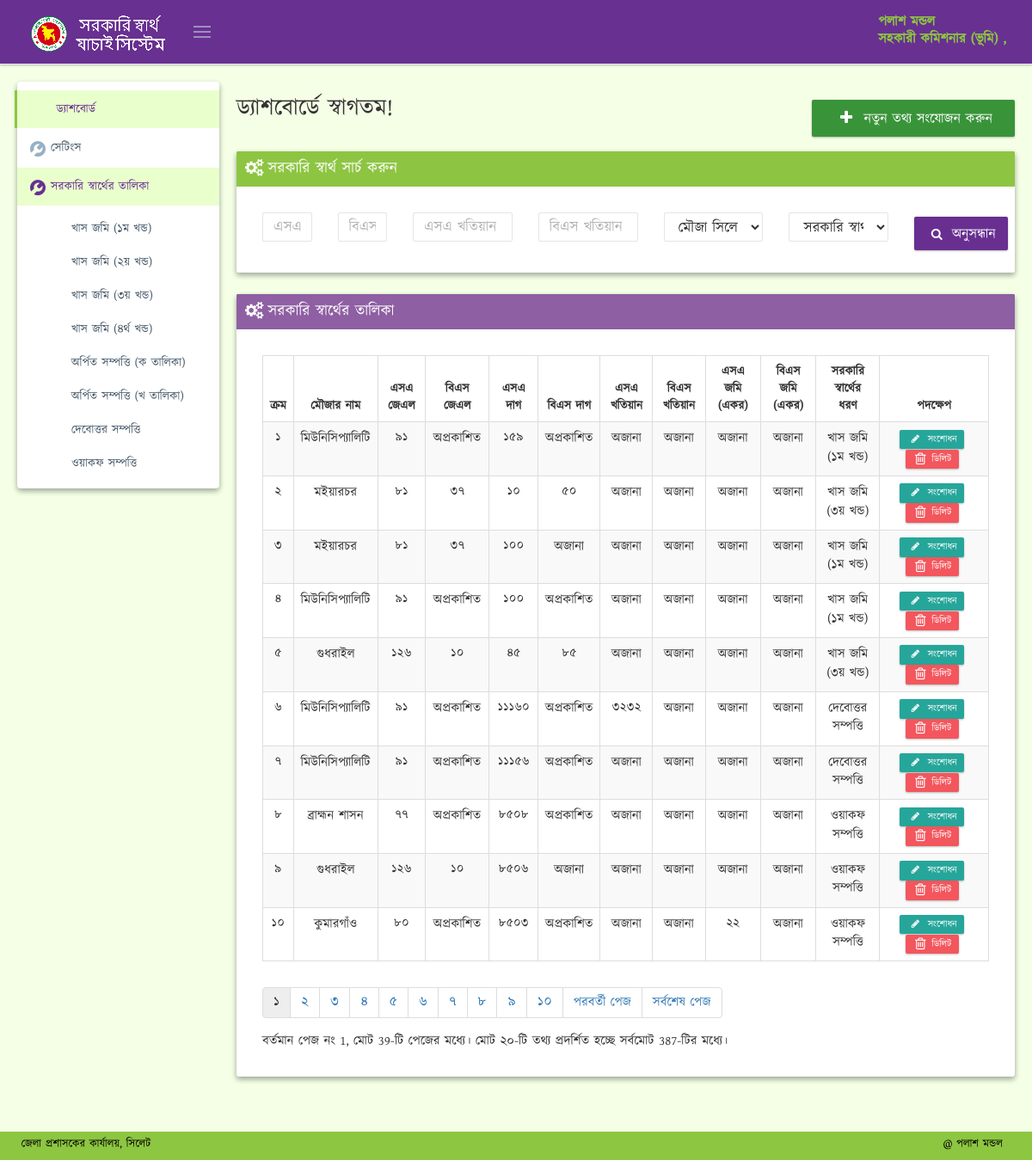
The app's page /dashboard.php (signed in) with its own data.
### tables this page shows
CREATE TABLE IF NOT EXISTS `users` (
  `id` int(11) NOT NULL AUTO_INCREMENT,
  `username` varchar(50) NOT NULL,
  `password` varchar(255) NOT NULL,
  `email` varchar(64) DEFAULT NULL,
  `officer_name` varchar(150) DEFAULT NULL,
  `officer_designation` varchar(150) DEFAULT NULL,
  `created_at` datetime DEFAULT CURRENT_TIMESTAMP,
  `image` varchar(50) DEFAULT 'profile_picture.png',
  PRIMARY KEY (`id`),
  UNIQUE KEY `username` (`username`)
);

CREATE TABLE IF NOT EXISTS `interest` (
  `interest_id` int(11) NOT NULL AUTO_INCREMENT,
  `interest_name` varchar(120) DEFAULT NULL,
  PRIMARY KEY (`interest_id`) USING BTREE,
  KEY `id` (`interest_id`) USING BTREE
);

CREATE TABLE IF NOT EXISTS `dag` (
  `id` int(10) unsigned NOT NULL AUTO_INCREMENT,
  `mouja_id` int(11) NOT NULL DEFAULT '0',
  `sa_dag` int(11) NOT NULL DEFAULT '0',
  `bs_dag` int(11) DEFAULT '0',
  `sa_khatian` int(11) DEFAULT '0',
  `bs_khatian` int(11) DEFAULT '0',
  `sa_land_amount` double DEFAULT '0',
  `bs_land_amount` double DEFAULT '0',
  `interest_id` int(11) NOT NULL DEFAULT '0',
  `comment` varchar(256) DEFAULT NULL,
  PRIMARY KEY (`id`) USING BTREE,
  UNIQUE KEY `Unique` (`mouja_id`,`sa_dag`,`bs_dag`,`interest_id`) USING BTREE
);

CREATE TABLE IF NOT EXISTS `mouja` (
  `id` int(11) NOT NULL AUTO_INCREMENT,
  `name` varchar(120) DEFAULT NULL,
  `sa_jl` int(11) DEFAULT NULL,
  `bs_jl` int(11) DEFAULT NULL,
  PRIMARY KEY (`id`),
  UNIQUE KEY `id` (`id`)
);

### dashboard.php (the view, shortened to what the rows shown need)
<!DOCTYPE html>
<html lang="en" class="no-js">
<head>
    <?php include 'header.php'; ?>
</head>
<body class="page-md page-sidebar-page-sidebar-closed-hide-logo page-header-fixed page-footer-fixed"
      oncontextmenu="return false;">
<?php include 'top_nav.php'; ?>
<div class="page-container">
    <?php include 'sidebar.php'; ?>
    <div class="page-content-wrapper">
        <div class="page-content" id="scroller" style="min-height:588px">
            <div class="row">
                <div class="col-md-12">
                    <div id="ajax-content">
                        <div class="page-head">
                            <div class="row" style="margin-bottom: 15px;">
                                <div class="col-md-6">
                                    <div class="page-title">
                                        <h2 style="margin-top: 0px;"> ড্যাশবোর্ডে স্বাগতম!</h2>
                                    </div>
                                </div>
                            </div>
                        </div>
                        <div class="row">
                            <div class="col-md-12">
                                <div class="portlet purple box">
                                    <div class="portlet-body">
                                        <div style="font-size: 15px; text-align: justify;margin: 20px;">
                                            <table class="table table-striped table-bordered table-hover" id="sample_6">
                                                <thead>
                                                <tr>
                                                    <th style="text-align: center;">ক্রম</th>
                                                    <th style="text-align: center;">মৌজার নাম</th>
                                                    <th style="text-align: center;">এসএ জেএল</th>
                                                    <th style="text-align: center;">বিএস জেএল</th>
                                                    <th style="text-align: center;">এসএ দাগ</th>
                                                    <th style="text-align: center;">বিএস দাগ</th>
                                                    <th style="text-align: center;">এসএ খতিয়ান </th>
                                                    <th style="text-align: center;">বিএস খতিয়ান</th>
                                                    <th style="text-align: center;">এসএ জমি (একর)</th>
                                                    <th style="text-align: center;">বিএস জমি (একর)</th>
                                                    <th style="text-align: center;">সরকারি স্বার্থের ধরণ</th>
                                                    <th style="text-align: center;" width="15%">পদক্ষেপ</th>
                                                </tr>
                                                </thead>
                                                <tbody>
                                                <?php
                                                include 'config.php';
                                                $rowsperpage = 10;
                                                if (isset($_GET['currentpage']) && is_numeric($_GET['currentpage'])) {
                                                    $currentpage = (int)$_GET['currentpage'];
                                                } else {
                                                    $currentpage = 1;
                                                }
                                                $offset = ($currentpage - 1) * $rowsperpage;
                                                $query_final = "SELECT * FROM `dag` ORDER BY id DESC LIMIT $offset, $rowsperpage";
                                                if ($_SERVER['REQUEST_METHOD'] == 'POST') {
                                                    $sa_dag = $_POST['sa_dag'];
                                                    $bs_dag = $_POST['bs_dag'];
                                                    $sa_khatian = $_POST['sa_khatian'];
                                                    $bs_khatian = $_POST['bs_khatian'];
                                                    $mouja_id = $_POST['mouja_id'];
                                                    $interest_id = $_POST['interest_id'];
                                                    $data = array_filter($_REQUEST);
                                                    $joiner = '';
                                                    $i = 1;
                                                    foreach ($data as $var=>$val){
                                                        $joiner .= "$var=$val";
                                                        if($i<sizeof($data))
                                                            $joiner .= " AND ";
                                                        $i++;
                                                    }
                                                    if((isset($sa_dag) && !empty($sa_dag)) || (isset($bs_dag) && !empty($bs_dag)) || (isset($sa_khatian) && !empty($sa_khatian)) || (isset($bs_khatian) && !empty($bs_khatian)) || (isset($interest_id) && !empty($interest_id)) || (isset($mouja_id) && !empty($mouja_id))){
                                                        $query_final = "SELECT * FROM dag WHERE ".$joiner." ORDER BY id DESC LIMIT $offset, $rowsperpage";
                                                    }
                                                } else {
                                                    $query_final = "SELECT * FROM `dag` ORDER BY id DESC LIMIT $offset, $rowsperpage";
                                                }
                                                $result_final = mysqli_query($conn, $query_final);
                                                if (mysqli_num_rows($result_final) > 0) {
                                                    $i = 1;
                                                    while ($info = mysqli_fetch_array($result_final)) {
                                                        $mouja_query = "SELECT * FROM `mouja` WHERE id ={$info['mouja_id']}";
                                                        $mouja_result = mysqli_query($conn, $mouja_query);
                                                        $mouja_info = mysqli_fetch_array($mouja_result);
                                                        $interest_query = "SELECT * FROM `interest` WHERE interest_id ={$info['interest_id']}";
                                                        $interest_result = mysqli_query($conn, $interest_query);
                                                        $interest_info = mysqli_fetch_array($interest_result);
                                                        ?>
                                                        <tr style="">
                                                            <td style="text-align: center;"
                                                                class="numeric_bangla"> <?php echo $offset + $i; ?></td>
                                                            <td style="text-align: center;"><?php echo $mouja_info['name']; ?></td>
                                                            <td style="text-align: center;"
                                                                class="numeric_bangla"> <?php echo $mouja_info['sa_jl']; ?></td>
                                                            <td style="text-align: center;"
                                                            <?php
                                                            if ($mouja_info['bs_jl'] == null || $mouja_info['bs_jl'] == '0') {
                                                                echo '>  অপ্রকাশিত';
                                                            } else {
                                                                echo ' class="numeric_bangla">' . $mouja_info['bs_jl'];
                                                            }
                                                            echo '</td>';
                                                            ?>
                                                            <td style="text-align: center;"
                                                            <?php echo $info['sa_dag'] == 0 ? ">অজানা" : ' class="numeric_bangla">' . $info['sa_dag']; ?></td>
                                                            <td style="text-align: center"
                                                            <?php
                                                            if ($mouja_info['bs_jl'] == null || $mouja_info['bs_jl'] == '0') {
                                                                echo '> অপ্রকাশিত';
                                                            } else {
                                                            echo $info['bs_dag'] == 0 ? ">অজানা" : ' class="numeric_bangla">' . $info['bs_dag'];
                                                            }
                                                            echo '</td>';
                                                            ?>
                                                            <td style="text-align: center;"
                                                            <?php echo $info['sa_khatian'] == 0 ? ">অজানা" : ' class="numeric_bangla">' . $info['sa_khatian']; ?></td>
                                                            <td style="text-align: center;"
                                                            <?php echo $info['bs_khatian'] == 0 ? ">অজানা" : ' class="numeric_bangla">' . $info['bs_khatian']; ?></td>
                                                            <td style="text-align: center;"
                                                            <?php echo $info['sa_land_amount'] == 0 ? ">অজানা" : 'class="numeric_bangla">' . $info['sa_land_amount']; ?></td>
                                                            <td style="text-align: center;"
                                                            <?php echo $info['bs_land_amount'] == 0 ? ">অজানা" : 'class="numeric_bangla">' . $info['bs_land_amount']; ?></td>
                                                            <td style="text-align: center;"><?php echo $interest_info['interest_name']; ?></td>
                                                            <td class="text-center">
                                                                <a
                                                                        href="/edit.php?id=<?php echo $info['id']; ?>"
                                                                        class="btn btn-primary btn-xs label-success"
                                                                        title="সংশোধন"
                                                                ><i class="fa fa-pencil fa-fw"></i> সংশোধন</a
                                                                >
                                                                <a href="#deleteDataModal"
                                                                   class="btn btn-danger btn-xs" data-toggle="modal"
                                                                   data-id= "<?php echo $info['id']; ?>"
                                                                   title="ডিলিট"
                                                                ><i class="fa fa-trash-o fa-lg"></i> ডিলিট</a
                                                                >
                                                            </td>
                                                        </tr>
                                                        <?php
                                                        $i++;
                                                    }
                                                } else {
                                                    echo "<div id='success-alert' class='alert alert-danger   ' >  <button class='close' data-close='alert'></button>
                                                     কোন সরকারি স্বার্থ খুঁজে পাওয়া যায় নাই।</div>";
                                                }
                                                ?>
                                                </tbody>
                                            </table>
                                        </div>
                                    </div>
                                </div>
                            </div>
                        </div>
                    </div>
                </div>
            </div>
        </div>
    </div>
</div>
</body>
</html>

### top_nav.php (shortened to what the rows shown need)
<?php
require_once "config.php";
$username =$_SESSION['username'];
$user_query = "SELECT * FROM `users` WHERE `username`= '$username'";
$user_result = mysqli_query($conn, $user_query);
$user_info = mysqli_fetch_array($user_result);
?>
<div class="page-header md-shadow-z-1-i navbar navbar-fixed-top">
    <div class="page-header-inner">
        <div class="page-top">
            <div class="top-menu">
                <ul class="nav navbar-nav pull-right">
                    <li class="dropdown dropdown-user dropdown-dark">
                        <a href="javascript:;" class="dropdown-toggle" data-toggle="dropdown" data-hover="dropdown"
                           data-close-others="true">
                            <span class="username username-hide-on-mobile"> <?php echo $user_info['officer_name'];?> <br> <?php echo $user_info['officer_designation'];?> , <?php echo  $user_info['office_name']; ?> </span>
                        </a>
                    </li>
                </ul>
            </div>
        </div>
    </div>
</div>

### sidebar.php (shortened to what the rows shown need)
<div class="page-sidebar-wrapper">
    <div class="page-sidebar md-shadow-z-2-i  navbar-collapse collapse">
        <ul class="page-sidebar-menu" data-keep-expanded="false" data-auto-scroll="true" data-slide-speed="200">
            <li class="open">
                <ul class="sub-menu" style="display: block;">
            <?php
            include 'config.php';
            $interest_query = "SELECT * FROM `interest` ORDER BY `interest_id` ASC";
            $interest_result = mysqli_query($conn, $interest_query);
            while ($interest_info = mysqli_fetch_array($interest_result)) {
                echo ' <li> ';
                echo ' <a href="/interest_details.php?interest=';
                echo $interest_info['interest_id'];
                echo '" class="service-list" data-s_id="13"><i style="float: left; margin: 2px 6px 4px 7px;" class="icon-book-open"></i><span class="title">';
                echo $interest_info['interest_name'];
                echo "</span>
                </a>
            </li>";
            }
            ?>
                </ul>
        </ul>
    </div>
</div>

### records on screen
users: officer_name "পলাশ মন্ডল", officer_designation "সহকারী কমিশনার (ভূমি)"
interest: interest_name "খাস জমি (১ম খন্ড)"
interest: interest_name "খাস জমি (২য় খন্ড)"
interest: interest_name "খাস জমি (৩য় খন্ড)"
interest: interest_name "খাস জমি (৪র্থ খন্ড)"
interest: interest_name "অর্পিত সম্পত্তি (ক তালিকা)"
interest: interest_name "অর্পিত সম্পত্তি (খ তালিকা)"
interest: interest_name "দেবোত্তর সম্পত্তি"
interest: interest_name "ওয়াকফ সম্পত্তি"
dag: i "1", mouja.name "মিউনিসিপ্যালিটি", mouja.sa_jl "91", shows "অপ্রকাশিত", sa_dag "159", sa_khatian "অজানা", bs_khatian "অজানা", sa_land_amount "অজানা", bs_land_amount "অজানা", interest.interest_name "খাস জমি (১ম খন্ড)"
dag: i "2", mouja.name "মইয়ারচর", mouja.sa_jl "81", mouja.bs_jl "37", sa_dag "10", bs_dag "50", sa_khatian "অজানা", bs_khatian "অজানা", sa_land_amount "অজানা", bs_land_amount "অজানা", interest.interest_name "খাস জমি (৩য় খন্ড)"
dag: i "3", mouja.name "মইয়ারচর", mouja.sa_jl "81", mouja.bs_jl "37", sa_dag "100", bs_dag "অজানা", sa_khatian "অজানা", bs_khatian "অজানা", sa_land_amount "অজানা", bs_land_amount "অজানা", interest.interest_name "খাস জমি (১ম খন্ড)"
dag: i "4", mouja.name "মিউনিসিপ্যালিটি", mouja.sa_jl "91", shows "অপ্রকাশিত", sa_dag "100", sa_khatian "অজানা", bs_khatian "অজানা", sa_land_amount "অজানা", bs_land_amount "অজানা", interest.interest_name "খাস জমি (১ম খন্ড)"
dag: i "5", mouja.name "গুধরাইল", mouja.sa_jl "126", mouja.bs_jl "10", sa_dag "45", bs_dag "85", sa_khatian "অজানা", bs_khatian "অজানা", sa_land_amount "অজানা", bs_land_amount "অজানা", interest.interest_name "খাস জমি (৩য় খন্ড)"
dag: i "6", mouja.name "মিউনিসিপ্যালিটি", mouja.sa_jl "91", shows "অপ্রকাশিত", sa_dag "11160", sa_khatian "3232", bs_khatian "অজানা", sa_land_amount "অজানা", bs_land_amount "অজানা", interest.interest_name "দেবোত্তর সম্পত্তি"
dag: i "7", mouja.name "মিউনিসিপ্যালিটি", mouja.sa_jl "91", shows "অপ্রকাশিত", sa_dag "11156", sa_khatian "অজানা", bs_khatian "অজানা", sa_land_amount "অজানা", bs_land_amount "অজানা", interest.interest_name "দেবোত্তর সম্পত্তি"
dag: i "8", mouja.name "ব্রাহ্মন শাসন", mouja.sa_jl "77", shows "অপ্রকাশিত", sa_dag "8508", sa_khatian "অজানা", bs_khatian "অজানা", sa_land_amount "অজানা", bs_land_amount "অজানা", interest.interest_name "ওয়াকফ সম্পত্তি"
dag: i "9", mouja.name "গুধরাইল", mouja.sa_jl "126", mouja.bs_jl "10", sa_dag "8506", bs_dag "অজানা", sa_khatian "অজানা", bs_khatian "অজানা", sa_land_amount "অজানা", bs_land_amount "অজানা", interest.interest_name "ওয়াকফ সম্পত্তি"
dag: i "10", mouja.name "কুমারগাঁও", mouja.sa_jl "80", shows "অপ্রকাশিত", sa_dag "8503", sa_khatian "অজানা", bs_khatian "অজানা", sa_land_amount "22", bs_land_amount "অজানা", interest.interest_name "ওয়াকফ সম্পত্তি"

### other values on screen
$currentpage "1"
$totalpages "39"
$numrows "387"
